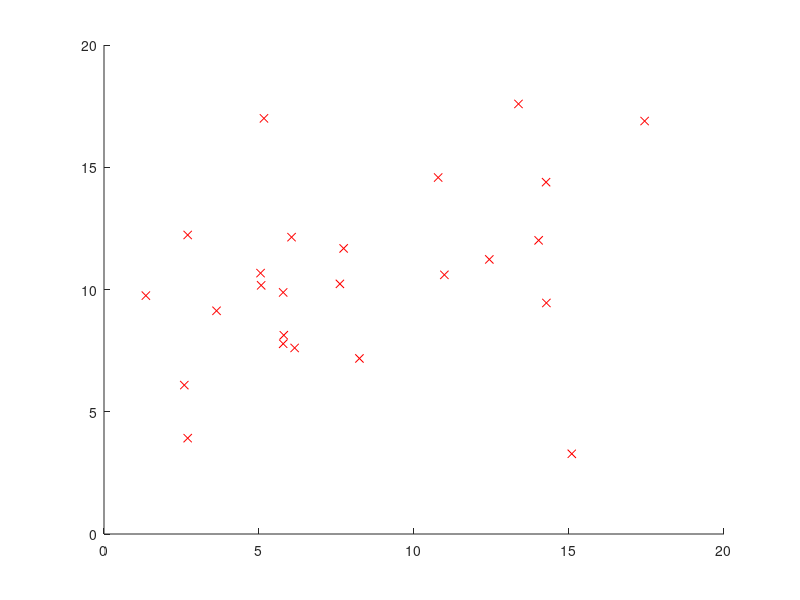

Write the MATLAB code that produced this figure.
% Excercise 5.22- Constructing confidence intervals for data in table 5.13
clear all;
load T5-13.dat;

X = T5_13;

% n is number of observations,  p is number of features/variables
[n,p] = size(X);

% compute sample mean vector X_bar and sample covariance matrix S
X_bar = mean(X)';
S = cov(X);

% Construct Q-Q plots of the marginal distribution of fuel, repair and
% capital costs
normplot(X(:,1));
normplot(X(:,2));
normplot(X(:,3));

% Construct 3 possible scatter diagrams from pairs of observation on
% different variables
plotmatrix(X);
scatter(X(:,1),X(:,2), 'filled')
scatter(X(:,1),X(:,3), 'r', 'filled')
scatter(X(:,2),X(:,3), 'r','x')

% Find a list of suspect outliers in each column. 
% Here outlier is considered to be more than three standard deviations away
% from the mean.

% Create matrix of mean values by replicating the mean vector for n rows
MeanMat = repmat(mean(X),n,1);

% A matrix of std deviation values by replicating the std vector for n rows
SigmaMat = repmat(std(X),n,1);

% Create matrix of zeros and ones, ones indicate the location of outliers
outliers = abs(X - MeanMat) > 3*SigmaMat;

% Calculate the number of outliers in each column
nout = sum(outliers);

% remove observations 9, 21 because it appears to be outliers 
X(9,1) = NaN;
X(21,1) = NaN;

%Remove any rows containing NaNs from a matrix X.
X(any(isnan(X),2),:) = [];

% Can remove fater with 
% X(9,:) = [];
% X(21,:) = [];

% Sii is list containing all variances Xi, i = 1,2,...,p. 
Sii = diag(S);

% compute simultanoous T_square intervals at the level of 95% confidence
%t_square_int_weight = 9.9790;

t_square_int_weight = (p*(n-1)/(n-p)) * finv(.95,p,n-p);
t_square_intervals(:,1) = X_bar - sqrt(t_square_int_weight)*sqrt(Sii/n);
t_square_intervals(:,2) = X_bar + sqrt(t_square_int_weight)*sqrt(Sii/n);

% compute Bonfferoni intervals at the level of 95% confidence
%  bonfferoni_int_weight = 2.5736
bonfferoni_int_weight = tinv(1-0.05/(2*p), n-1); 
bonfferoni_intervals(:,1) = X_bar - bonfferoni_int_weight*sqrt(Sii/n);
bonfferoni_intervals(:,2) = X_bar + bonfferoni_int_weight*sqrt(Sii/n);

t_square_intervals
bonfferoni_intervals
